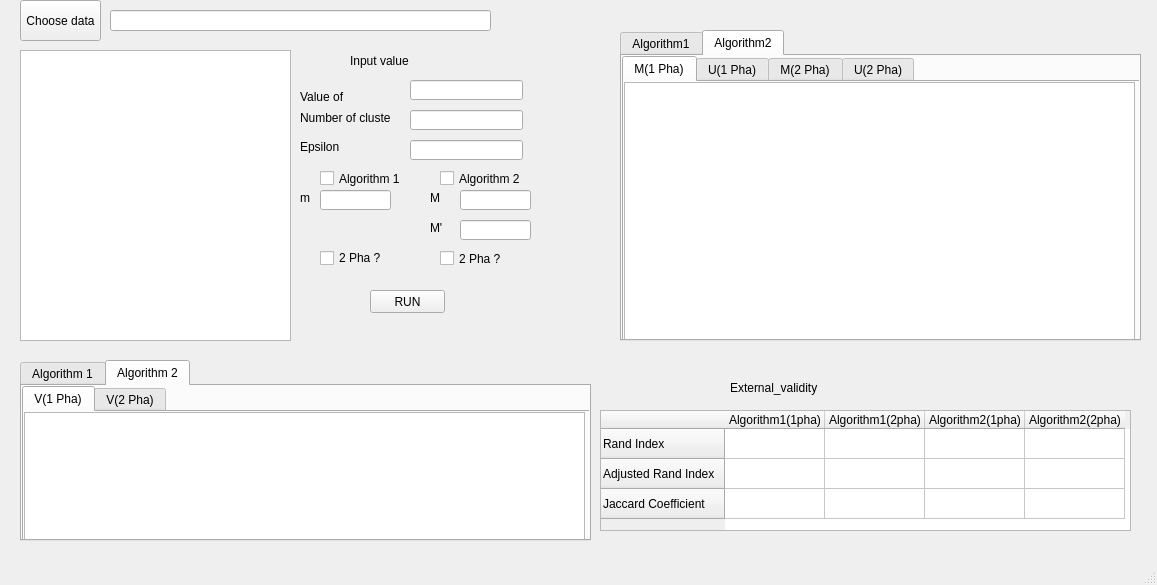
<?xml version="1.0" encoding="UTF-8"?>
<ui version="4.0">
 <class>MainWindow</class>
 <widget class="QMainWindow" name="MainWindow">
  <property name="enabled">
   <bool>true</bool>
  </property>
  <property name="geometry">
   <rect>
    <x>0</x>
    <y>0</y>
    <width>1157</width>
    <height>585</height>
   </rect>
  </property>
  <property name="windowTitle">
   <string>MainWindow</string>
  </property>
  <property name="autoFillBackground">
   <bool>false</bool>
  </property>
  <widget class="QWidget" name="centralwidget">
   <widget class="QLabel" name="label">
    <property name="geometry">
     <rect>
      <x>270</x>
      <y>110</y>
      <width>47</width>
      <height>13</height>
     </rect>
    </property>
    <property name="text">
     <string/>
    </property>
   </widget>
   <widget class="QWidget" name="Input_widget" native="true">
    <property name="geometry">
     <rect>
      <x>10</x>
      <y>0</y>
      <width>611</width>
      <height>341</height>
     </rect>
    </property>
    <property name="autoFillBackground">
     <bool>true</bool>
    </property>
    <widget class="QPushButton" name="choose_data_btn">
     <property name="geometry">
      <rect>
       <x>10</x>
       <y>0</y>
       <width>81</width>
       <height>41</height>
      </rect>
     </property>
     <property name="text">
      <string>Choose data</string>
     </property>
    </widget>
    <widget class="QTableView" name="X_table">
     <property name="geometry">
      <rect>
       <x>10</x>
       <y>50</y>
       <width>271</width>
       <height>291</height>
      </rect>
     </property>
    </widget>
    <widget class="QLineEdit" name="data_path">
     <property name="geometry">
      <rect>
       <x>100</x>
       <y>10</y>
       <width>381</width>
       <height>21</height>
      </rect>
     </property>
    </widget>
    <widget class="QLabel" name="label_2">
     <property name="geometry">
      <rect>
       <x>340</x>
       <y>50</y>
       <width>61</width>
       <height>21</height>
      </rect>
     </property>
     <property name="text">
      <string>Input value</string>
     </property>
    </widget>
    <widget class="QLabel" name="label_3">
     <property name="geometry">
      <rect>
       <x>290</x>
       <y>90</y>
       <width>47</width>
       <height>13</height>
      </rect>
     </property>
     <property name="text">
      <string>Value of k</string>
     </property>
    </widget>
    <widget class="QLabel" name="label_4">
     <property name="geometry">
      <rect>
       <x>290</x>
       <y>110</y>
       <width>91</width>
       <height>16</height>
      </rect>
     </property>
     <property name="text">
      <string>Number of clusters</string>
     </property>
    </widget>
    <widget class="QLineEdit" name="k_text">
     <property name="geometry">
      <rect>
       <x>400</x>
       <y>80</y>
       <width>113</width>
       <height>20</height>
      </rect>
     </property>
    </widget>
    <widget class="QLineEdit" name="c_text">
     <property name="geometry">
      <rect>
       <x>400</x>
       <y>110</y>
       <width>113</width>
       <height>20</height>
      </rect>
     </property>
    </widget>
    <widget class="QLineEdit" name="epsilon_text">
     <property name="geometry">
      <rect>
       <x>400</x>
       <y>140</y>
       <width>113</width>
       <height>20</height>
      </rect>
     </property>
    </widget>
    <widget class="QLabel" name="label_5">
     <property name="geometry">
      <rect>
       <x>290</x>
       <y>140</y>
       <width>47</width>
       <height>13</height>
      </rect>
     </property>
     <property name="text">
      <string>Epsilon</string>
     </property>
    </widget>
    <widget class="QLineEdit" name="m_text">
     <property name="geometry">
      <rect>
       <x>310</x>
       <y>190</y>
       <width>71</width>
       <height>20</height>
      </rect>
     </property>
     <property name="text">
      <string/>
     </property>
    </widget>
    <widget class="QLabel" name="label_7">
     <property name="geometry">
      <rect>
       <x>290</x>
       <y>190</y>
       <width>21</width>
       <height>16</height>
      </rect>
     </property>
     <property name="text">
      <string>m</string>
     </property>
    </widget>
    <widget class="QLineEdit" name="M_text">
     <property name="geometry">
      <rect>
       <x>450</x>
       <y>190</y>
       <width>71</width>
       <height>20</height>
      </rect>
     </property>
    </widget>
    <widget class="QLabel" name="label_9">
     <property name="geometry">
      <rect>
       <x>420</x>
       <y>190</y>
       <width>21</width>
       <height>16</height>
      </rect>
     </property>
     <property name="text">
      <string>M</string>
     </property>
    </widget>
    <widget class="QLineEdit" name="M1_text">
     <property name="geometry">
      <rect>
       <x>450</x>
       <y>220</y>
       <width>71</width>
       <height>20</height>
      </rect>
     </property>
    </widget>
    <widget class="QLabel" name="label_10">
     <property name="geometry">
      <rect>
       <x>420</x>
       <y>220</y>
       <width>21</width>
       <height>16</height>
      </rect>
     </property>
     <property name="text">
      <string>M'</string>
     </property>
    </widget>
    <widget class="QCheckBox" name="algo1_check">
     <property name="geometry">
      <rect>
       <x>310</x>
       <y>170</y>
       <width>81</width>
       <height>17</height>
      </rect>
     </property>
     <property name="text">
      <string>Algorithm 1</string>
     </property>
    </widget>
    <widget class="QCheckBox" name="algo2_check">
     <property name="geometry">
      <rect>
       <x>430</x>
       <y>170</y>
       <width>81</width>
       <height>17</height>
      </rect>
     </property>
     <property name="text">
      <string>Algorithm 2</string>
     </property>
    </widget>
    <widget class="QCheckBox" name="check_2pha_algo2">
     <property name="geometry">
      <rect>
       <x>430</x>
       <y>250</y>
       <width>70</width>
       <height>17</height>
      </rect>
     </property>
     <property name="text">
      <string>2 Pha ?</string>
     </property>
    </widget>
    <widget class="QCheckBox" name="check_2pha_algo1">
     <property name="geometry">
      <rect>
       <x>310</x>
       <y>250</y>
       <width>70</width>
       <height>16</height>
      </rect>
     </property>
     <property name="text">
      <string>2 Pha ?</string>
     </property>
    </widget>
    <widget class="QPushButton" name="run_btn">
     <property name="geometry">
      <rect>
       <x>360</x>
       <y>290</y>
       <width>75</width>
       <height>23</height>
      </rect>
     </property>
     <property name="text">
      <string>RUN</string>
     </property>
    </widget>
   </widget>
   <widget class="QWidget" name="widget" native="true">
    <property name="geometry">
     <rect>
      <x>600</x>
      <y>370</y>
      <width>551</width>
      <height>191</height>
     </rect>
    </property>
    <property name="autoFillBackground">
     <bool>true</bool>
    </property>
    <widget class="QTableWidget" name="validity_table">
     <property name="geometry">
      <rect>
       <x>0</x>
       <y>40</y>
       <width>531</width>
       <height>121</height>
      </rect>
     </property>
     <property name="showGrid">
      <bool>true</bool>
     </property>
     <property name="gridStyle">
      <enum>Qt::SolidLine</enum>
     </property>
     <property name="sortingEnabled">
      <bool>true</bool>
     </property>
     <row>
      <property name="text">
       <string>Rand Index</string>
      </property>
     </row>
     <row>
      <property name="text">
       <string>Adjusted Rand Index</string>
      </property>
     </row>
     <row>
      <property name="text">
       <string>Jaccard Coefficient</string>
      </property>
     </row>
     <column>
      <property name="text">
       <string>Algorithm1(1pha)</string>
      </property>
     </column>
     <column>
      <property name="text">
       <string>Algorithm1(2pha)</string>
      </property>
     </column>
     <column>
      <property name="text">
       <string>Algorithm2(1pha)</string>
      </property>
     </column>
     <column>
      <property name="text">
       <string>Algorithm2(2pha)</string>
      </property>
     </column>
     <item row="0" column="0">
      <property name="text">
       <string/>
      </property>
     </item>
    </widget>
    <widget class="QLabel" name="label_8">
     <property name="geometry">
      <rect>
       <x>130</x>
       <y>10</y>
       <width>101</width>
       <height>16</height>
      </rect>
     </property>
     <property name="text">
      <string>External_validity</string>
     </property>
    </widget>
   </widget>
   <widget class="QTabWidget" name="tabWidget">
    <property name="geometry">
     <rect>
      <x>20</x>
      <y>360</y>
      <width>571</width>
      <height>181</height>
     </rect>
    </property>
    <property name="currentIndex">
     <number>1</number>
    </property>
    <widget class="QWidget" name="tab_4">
     <attribute name="title">
      <string>Algorithm 1</string>
     </attribute>
     <widget class="QTabWidget" name="tabWidget_2">
      <property name="geometry">
       <rect>
        <x>0</x>
        <y>0</y>
        <width>571</width>
        <height>161</height>
       </rect>
      </property>
      <property name="currentIndex">
       <number>1</number>
      </property>
      <widget class="QWidget" name="tab_7">
       <attribute name="title">
        <string>V(1 Pha)</string>
       </attribute>
       <widget class="QTableView" name="V_table_1">
        <property name="geometry">
         <rect>
          <x>0</x>
          <y>0</y>
          <width>561</width>
          <height>131</height>
         </rect>
        </property>
       </widget>
      </widget>
      <widget class="QWidget" name="tab_8">
       <attribute name="title">
        <string>V(2 Pha)</string>
       </attribute>
       <widget class="QTableView" name="V_table_2">
        <property name="geometry">
         <rect>
          <x>0</x>
          <y>0</y>
          <width>561</width>
          <height>131</height>
         </rect>
        </property>
       </widget>
      </widget>
     </widget>
    </widget>
    <widget class="QWidget" name="tab_5">
     <attribute name="title">
      <string>Algorithm 2</string>
     </attribute>
     <widget class="QTabWidget" name="tabWidget_3">
      <property name="geometry">
       <rect>
        <x>0</x>
        <y>0</y>
        <width>571</width>
        <height>161</height>
       </rect>
      </property>
      <property name="currentIndex">
       <number>0</number>
      </property>
      <widget class="QWidget" name="tab_9">
       <attribute name="title">
        <string>V(1 Pha)</string>
       </attribute>
       <widget class="QTableView" name="V_table_3">
        <property name="geometry">
         <rect>
          <x>0</x>
          <y>0</y>
          <width>561</width>
          <height>131</height>
         </rect>
        </property>
       </widget>
      </widget>
      <widget class="QWidget" name="tab_10">
       <attribute name="title">
        <string>V(2 Pha)</string>
       </attribute>
       <widget class="QTableView" name="V_table_4">
        <property name="geometry">
         <rect>
          <x>0</x>
          <y>0</y>
          <width>561</width>
          <height>131</height>
         </rect>
        </property>
       </widget>
      </widget>
     </widget>
    </widget>
   </widget>
   <widget class="QTabWidget" name="tabWidget_4">
    <property name="geometry">
     <rect>
      <x>620</x>
      <y>30</y>
      <width>521</width>
      <height>311</height>
     </rect>
    </property>
    <property name="currentIndex">
     <number>1</number>
    </property>
    <widget class="QWidget" name="tab">
     <attribute name="title">
      <string>Algorithm1</string>
     </attribute>
     <widget class="QTabWidget" name="tab_17">
      <property name="geometry">
       <rect>
        <x>0</x>
        <y>0</y>
        <width>521</width>
        <height>291</height>
       </rect>
      </property>
      <property name="currentIndex">
       <number>0</number>
      </property>
      <widget class="QWidget" name="tab_11">
       <attribute name="title">
        <string>U_ngang(1 Pha)</string>
       </attribute>
       <widget class="QTableView" name="U_ngang_table_1">
        <property name="geometry">
         <rect>
          <x>0</x>
          <y>0</y>
          <width>511</width>
          <height>261</height>
         </rect>
        </property>
       </widget>
      </widget>
      <widget class="QWidget" name="tab_15">
       <attribute name="title">
        <string>U(1 Pha)</string>
       </attribute>
       <widget class="QTableView" name="U_table_1">
        <property name="geometry">
         <rect>
          <x>0</x>
          <y>0</y>
          <width>511</width>
          <height>261</height>
         </rect>
        </property>
       </widget>
      </widget>
      <widget class="QWidget" name="tab_12">
       <attribute name="title">
        <string>U_ngang(2 Pha)</string>
       </attribute>
       <widget class="QTableView" name="U_ngang_table_2">
        <property name="geometry">
         <rect>
          <x>0</x>
          <y>0</y>
          <width>511</width>
          <height>261</height>
         </rect>
        </property>
       </widget>
      </widget>
      <widget class="QWidget" name="tab_16">
       <attribute name="title">
        <string>U(2 Pha)</string>
       </attribute>
       <widget class="QTableView" name="U_table_2">
        <property name="geometry">
         <rect>
          <x>0</x>
          <y>0</y>
          <width>511</width>
          <height>261</height>
         </rect>
        </property>
       </widget>
      </widget>
     </widget>
    </widget>
    <widget class="QWidget" name="tab_2">
     <attribute name="title">
      <string>Algorithm2</string>
     </attribute>
     <widget class="QTabWidget" name="tab_18">
      <property name="geometry">
       <rect>
        <x>0</x>
        <y>0</y>
        <width>521</width>
        <height>291</height>
       </rect>
      </property>
      <property name="currentIndex">
       <number>0</number>
      </property>
      <widget class="QWidget" name="tab_3">
       <attribute name="title">
        <string>M(1 Pha)</string>
       </attribute>
       <widget class="QTableView" name="M_table_1">
        <property name="geometry">
         <rect>
          <x>0</x>
          <y>0</y>
          <width>511</width>
          <height>261</height>
         </rect>
        </property>
       </widget>
      </widget>
      <widget class="QWidget" name="tab_13">
       <attribute name="title">
        <string>U(1 Pha)</string>
       </attribute>
       <widget class="QTableView" name="U_table_3">
        <property name="geometry">
         <rect>
          <x>0</x>
          <y>0</y>
          <width>511</width>
          <height>261</height>
         </rect>
        </property>
       </widget>
      </widget>
      <widget class="QWidget" name="tab_6">
       <attribute name="title">
        <string>M(2 Pha)</string>
       </attribute>
       <widget class="QTableView" name="M_table_2">
        <property name="geometry">
         <rect>
          <x>0</x>
          <y>0</y>
          <width>511</width>
          <height>261</height>
         </rect>
        </property>
       </widget>
      </widget>
      <widget class="QWidget" name="tab_14">
       <attribute name="title">
        <string>U(2 Pha)</string>
       </attribute>
       <widget class="QTableView" name="U_table_4">
        <property name="geometry">
         <rect>
          <x>0</x>
          <y>0</y>
          <width>511</width>
          <height>261</height>
         </rect>
        </property>
       </widget>
      </widget>
     </widget>
    </widget>
   </widget>
  </widget>
  <widget class="QMenuBar" name="menubar">
   <property name="geometry">
    <rect>
     <x>0</x>
     <y>0</y>
     <width>1157</width>
     <height>21</height>
    </rect>
   </property>
  </widget>
  <widget class="QStatusBar" name="statusbar"/>
 </widget>
 <resources/>
 <connections>
  <connection>
   <sender>choose_data_btn</sender>
   <signal>clicked()</signal>
   <receiver>MainWindow</receiver>
   <slot>choose_data()</slot>
   <hints>
    <hint type="sourcelabel">
     <x>60</x>
     <y>41</y>
    </hint>
    <hint type="destinationlabel">
     <x>462</x>
     <y>299</y>
    </hint>
   </hints>
  </connection>
  <connection>
   <sender>run_btn</sender>
   <signal>clicked()</signal>
   <receiver>MainWindow</receiver>
   <slot>caculate_cluster()</slot>
   <hints>
    <hint type="sourcelabel">
     <x>407</x>
     <y>322</y>
    </hint>
    <hint type="destinationlabel">
     <x>571</x>
     <y>292</y>
    </hint>
   </hints>
  </connection>
 </connections>
 <slots>
  <slot>choose_data()</slot>
  <slot>caculate_cluster()</slot>
 </slots>
</ui>
